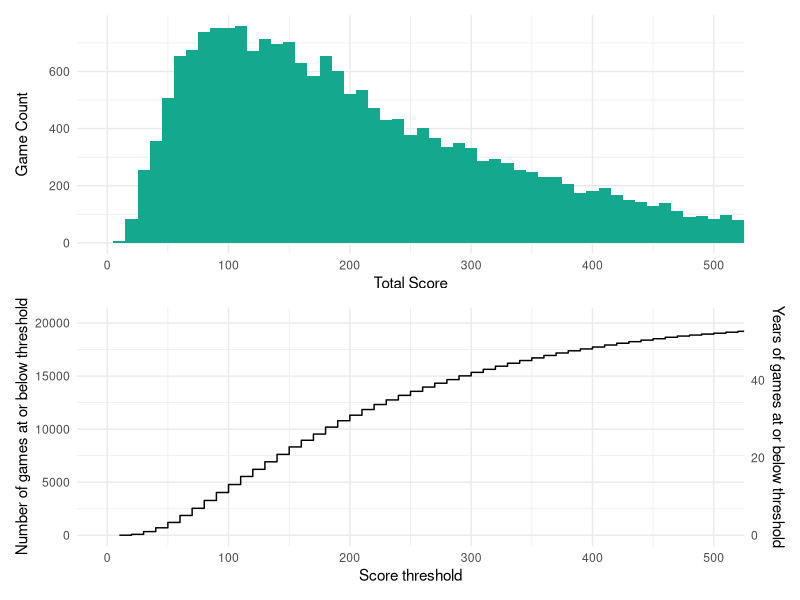
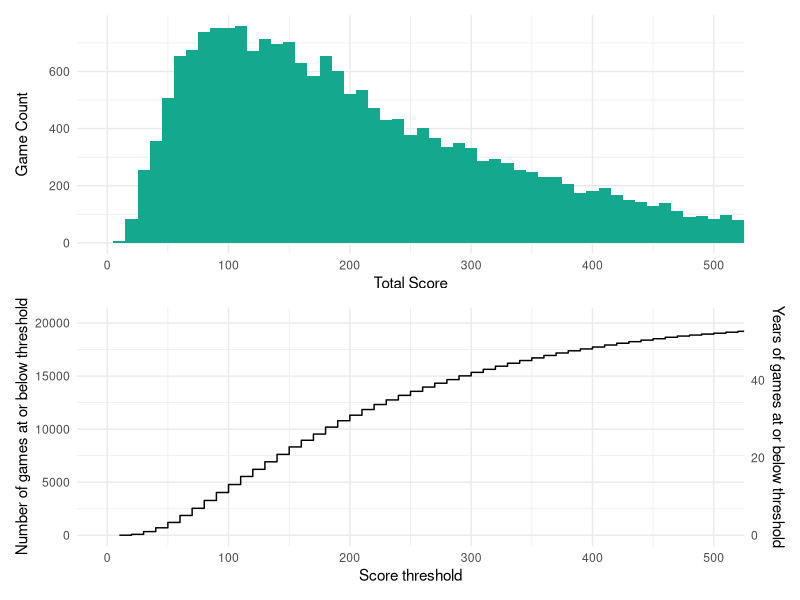

These figures' R source, in order:
library(tidyverse)

data <- read_csv('all_scores.csv')

histogram <- data |>
  ggplot(aes(x = score)) +
  theme_minimal() +
  geom_histogram(binwidth = 10, fill = '#14a88e') +
  coord_cartesian(xlim = c(0, 500)) +
  labs(
    x = 'Total Score',
    y = 'Game Count'
  )

cumulative_sum <- data |>
  ggplot(aes(x = score)) +
  theme_minimal() +
  stat_bin(aes(y = cumsum(..count..)), geom = 'step', binwidth = 10) +
  coord_cartesian(xlim = c(0, 500)) +
  scale_y_continuous(
    sec.axis = sec_axis(trans = ~ . / 365, name = 'Years of games at or below threshold')
  ) +
  labs(
    x = 'Score threshold',
    y = 'Number of games at or below threshold'
  )

library(patchwork)

histogram / cumulative_sum
ggsave('all_scores.png', width = 6, height = 6)